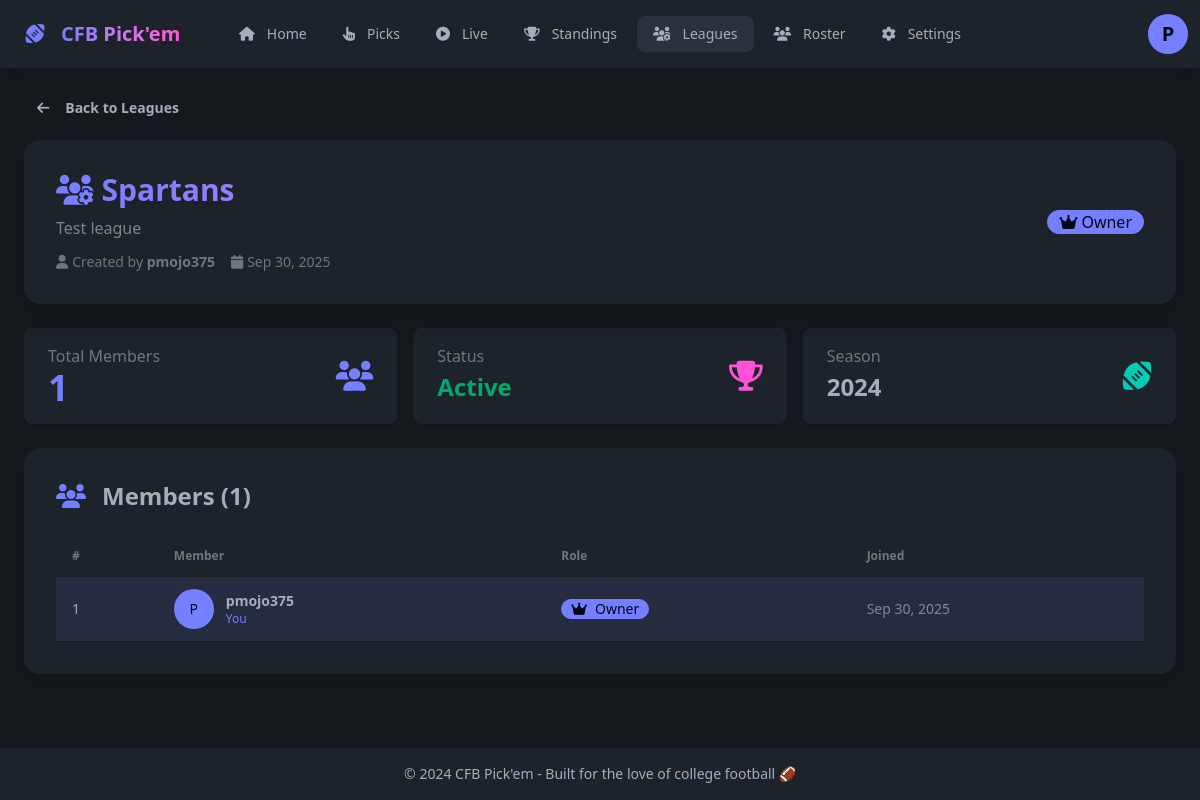
The app's page /leagues/3/ (signed in) with its own data.
### cfb/models.py (models this page shows, shortened)
class League(models.Model):
    name = models.CharField(max_length=100, unique=True)
    description = models.TextField(blank=True)
    created_by = models.ForeignKey(settings.AUTH_USER_MODEL, on_delete=models.CASCADE, related_name="created_leagues")
    created_at = models.DateTimeField(auto_now_add=True)
    is_active = models.BooleanField(default=True)
    class Meta:
        ordering = ["-created_at"]

class LeagueMembership(models.Model):
    ROLE_CHOICES = [
        ("owner", "Owner"),
        ("admin", "Admin"),
        ("member", "Member"),
    ]
    league = models.ForeignKey(League, on_delete=models.CASCADE, related_name="memberships")
    user = models.ForeignKey(settings.AUTH_USER_MODEL, on_delete=models.CASCADE, related_name="league_memberships")
    role = models.CharField(max_length=10, choices=ROLE_CHOICES, default="member")
    joined_at = models.DateTimeField(auto_now_add=True)
    class Meta:
        unique_together = ("league", "user")
        ordering = ["-joined_at"]

### cfb/views.py (the view)
# urls.py: path('leagues/<int:league_id>/', views.league_detail_view, name='league_detail'),
@login_required
def league_detail_view(request, league_id):
    league = get_object_or_404(League, pk=league_id)
    try:
        membership = LeagueMembership.objects.get(league=league, user=request.user)
        is_member = True
        user_role = membership.role
    except LeagueMembership.DoesNotExist:
        is_member = False
        user_role = None
    memberships = LeagueMembership.objects.filter(league=league).select_related("user").order_by("-role", "joined_at")
    context = {
        "league": league,
        "is_member": is_member,
        "user_role": user_role,
        "memberships": memberships,
        "is_owner": user_role == "owner",
        "is_admin": user_role in ["owner", "admin"],
    }
    return render(request, "cfb/league_detail.html", context)

### cfb/templates/cfb/league_detail.html (shortened to what this page needs)
{% extends "cfb/base.html" %}
{% block content %}
<div class="max-w-6xl mx-auto">
    <div class="mb-4">
        <a href="{% url 'leagues_list' %}" class="btn btn-sm btn-ghost">
            <i class="fas fa-arrow-left mr-2"></i>Back to Leagues
        </a>
    </div>
    <div class="card bg-base-100 shadow-xl mb-6">
        <div class="card-body">
            <div class="flex flex-col md:flex-row justify-between items-start md:items-center gap-4">
                <div class="flex-1">
                    <h1 class="text-3xl font-bold bg-gradient-to-r from-primary to-secondary bg-clip-text text-transparent mb-2">
                        <i class="fas fa-users-cog mr-2"></i>{{ league.name }}
                    </h1>
                    {% if league.description %}
                    <p class="text-base-content/70">{{ league.description }}</p>
                    {% else %}
                    <p class="text-base-content/50 italic">No description provided</p>
                    {% endif %}
                    <div class="flex gap-4 mt-3 text-sm text-base-content/60">
                        <div>
                            <i class="fas fa-user mr-1"></i>Created by <span class="font-semibold">{{ league.created_by.username }}</span>
                        </div>
                        <div>
                            <i class="fas fa-calendar mr-1"></i>{{ league.created_at|date:"M d, Y" }}
                        </div>
                    </div>
                </div>
                <div class="flex gap-2">
                    {% if is_member %}
                        {% if is_owner %}
                        <div class="badge badge-primary badge-lg">
                            <i class="fas fa-crown mr-1"></i>Owner
                        </div>
                        {% elif is_admin %}
                        <div class="badge badge-secondary badge-lg">
                            <i class="fas fa-user-shield mr-1"></i>Admin
                        </div>
                        {% else %}
                        <a href="{% url 'league_leave' league.id %}" class="btn btn-error btn-sm" onclick="return confirm('Are you sure you want to leave this league?')">
                            <i class="fas fa-sign-out-alt mr-2"></i>Leave League
                        </a>
                        {% endif %}
                    {% else %}
                        <a href="{% url 'league_join' league.id %}" class="btn btn-primary">
                            <i class="fas fa-user-plus mr-2"></i>Join League
                        </a>
                    {% endif %}
                </div>
            </div>
        </div>
    </div>
    <div class="grid grid-cols-1 md:grid-cols-3 gap-4 mb-6">
        <div class="stat bg-base-100 rounded-lg shadow">
            <div class="stat-figure text-primary">
                <i class="fas fa-users text-3xl"></i>
            </div>
            <div class="stat-title">Total Members</div>
            <div class="stat-value text-primary">{{ memberships|length }}</div>
        </div>
        <div class="stat bg-base-100 rounded-lg shadow">
            <div class="stat-figure text-secondary">
                <i class="fas fa-trophy text-3xl"></i>
            </div>
            <div class="stat-title">Status</div>
            <div class="stat-value text-2xl">
                {% if league.is_active %}
                <span class="text-success">Active</span>
                {% else %}
                <span class="text-base-content/50">Inactive</span>
                {% endif %}
            </div>
        </div>
        <div class="stat bg-base-100 rounded-lg shadow">
            <div class="stat-figure text-accent">
                <i class="fas fa-football text-3xl"></i>
            </div>
            <div class="stat-title">Season</div>
            <div class="stat-value text-2xl">2024</div>
        </div>
    </div>
    <div class="card bg-base-100 shadow-xl">
        <div class="card-body">
            <h2 class="card-title text-2xl mb-4">
                <i class="fas fa-users mr-2 text-primary"></i>Members ({{ memberships|length }})
            </h2>
            {% if memberships %}
            <div class="overflow-x-auto">
                <table class="table table-zebra">
                    <thead>
                        <tr>
                            <th>#</th>
                            <th>Member</th>
                            <th>Role</th>
                            <th>Joined</th>
                        </tr>
                    </thead>
                    <tbody>
                        {% for membership in memberships %}
                        <tr class="{% if membership.user == request.user %}bg-primary/10{% endif %}">
                            <td>{{ forloop.counter }}</td>
                            <td>
                                <div class="flex items-center gap-3">
                                    <div class="avatar placeholder">
                                        <div class="bg-primary text-primary-content rounded-full w-10">
                                            <span class="text-sm">{{ membership.user.username|slice:":1"|upper }}</span>
                                        </div>
                                    </div>
                                    <div>
                                        <div class="font-bold">{{ membership.user.username }}</div>
                                        {% if membership.user == request.user %}
                                        <div class="text-xs text-primary">You</div>
                                        {% endif %}
                                    </div>
                                </div>
                            </td>
                            <td>
                                {% if membership.role == "owner" %}
                                <div class="badge badge-primary gap-2">
                                    <i class="fas fa-crown"></i>Owner
                                </div>
                                {% elif membership.role == "admin" %}
                                <div class="badge badge-secondary gap-2">
                                    <i class="fas fa-user-shield"></i>Admin
                                </div>
                                {% else %}
                                <div class="badge badge-ghost gap-2">
                                    <i class="fas fa-user"></i>Member
                                </div>
                                {% endif %}
                            </td>
                            <td class="text-sm text-base-content/70">{{ membership.joined_at|date:"M d, Y" }}</td>
                        </tr>
                        {% endfor %}
                    </tbody>
                </table>
            </div>
            {% else %}
            <div class="alert alert-info">
                <i class="fas fa-info-circle"></i>
                <span>No members yet. Be the first to join!</span>
            </div>
            {% endif %}
        </div>
    </div>
</div>
{% endblock %}

### cfb/templates/cfb/base.html (shortened to what this page needs)
<!DOCTYPE html>
<html lang="en" data-theme="dark">
<head>
    <link href="https://cdn.jsdelivr.net/npm/daisyui@4.4.19/dist/full.min.css" rel="stylesheet" type="text/css" />
    <script src="https://cdn.tailwindcss.com"></script>
    <link rel="stylesheet" href="https://cdnjs.cloudflare.com/ajax/libs/font-awesome/6.5.1/css/all.min.css">
</head>
<body class="bg-base-300">
    <div class="navbar bg-base-100 shadow-lg sticky top-0 z-50 hidden md:flex">
        <div class="navbar-start">
            <a href="/" class="btn btn-ghost text-xl">
                <i class="fas fa-football text-primary"></i>
                <span class="ml-2 bg-gradient-to-r from-primary to-secondary bg-clip-text text-transparent font-bold">CFB Pick'em</span>
            </a>
        </div>
        <div class="navbar-center hidden lg:flex">
            <ul class="menu menu-horizontal px-1 gap-1">
                <li><a href="/" class="{% if request.path == '/' %}active{% endif %}"><i class="fas fa-home mr-1"></i> Home</a></li>
                <li><a href="/picks/" class="{% if request.path == '/picks/' %}active{% endif %}"><i class="fas fa-hand-pointer mr-1"></i> Picks</a></li>
                <li><a href="/live/" class="{% if request.path == '/live/' %}active{% endif %}"><i class="fas fa-play-circle mr-1"></i> Live</a></li>
                <li><a href="/standings/" class="{% if request.path == '/standings/' %}active{% endif %}"><i class="fas fa-trophy mr-1"></i> Standings</a></li>
                <li><a href="/leagues/" class="{% if '/leagues/' in request.path %}active{% endif %}"><i class="fas fa-users-cog mr-1"></i> Leagues</a></li>
                <li><a href="/roster/" class="{% if request.path == '/roster/' %}active{% endif %}"><i class="fas fa-users mr-1"></i> Roster</a></li>
                {% if request.user.is_staff %}
                <li><a href="/settings/" class="{% if request.path == '/settings/' %}active{% endif %}"><i class="fas fa-cog mr-1"></i> Settings</a></li>
                {% endif %}
            </ul>
        </div>
        <div class="navbar-end">
            {% if request.user.is_authenticated %}
                <div class="dropdown dropdown-end">
                    <div tabindex="0" role="button" class="btn btn-ghost btn-circle avatar placeholder">
                        <div class="bg-primary text-primary-content rounded-full w-10">
                            <span class="text-xl">{{ request.user.username|slice:":1"|upper }}</span>
                        </div>
                    </div>
                </div>
            {% else %}
                <a href="/login/" class="btn btn-primary btn-sm">
                    <i class="fas fa-sign-in-alt mr-1"></i> Login
                </a>
            {% endif %}
        </div>
    </div>
    <div class="main-content">
        <main class="container mx-auto px-4 py-6 max-w-7xl pb-6">
            {% block content %}{% endblock %}
        </main>
    </div>
    <footer class="footer footer-center p-4 bg-base-100 text-base-content mt-auto hidden md:block">
        <aside>
            <p>© 2024 CFB Pick'em - Built for the love of college football 🏈</p>
        </aside>
    </footer>
</body>
</html>

### cfb/templates/cfb/base.html (style rules this page uses)
* { transition: background-color 0.2s ease; }
html { height: 100%; }
body { min-height: 100%; display: flex; flex-direction: column; }
.main-content { flex: 1 0 auto; }
footer { flex-shrink: 0; }

### records on screen
League: description "Test league", created_by.username "pmojo375", created_at "Sep 30, 2025"
LeagueMembership: user.username "P", user.username "pmojo375", shows "You", role "owner" (drawn), joined_at "Sep 30, 2025"

### other values on screen
{{ request.user.username|slice:":1"|upper }} "P"
{{ memberships|length }} "1"
